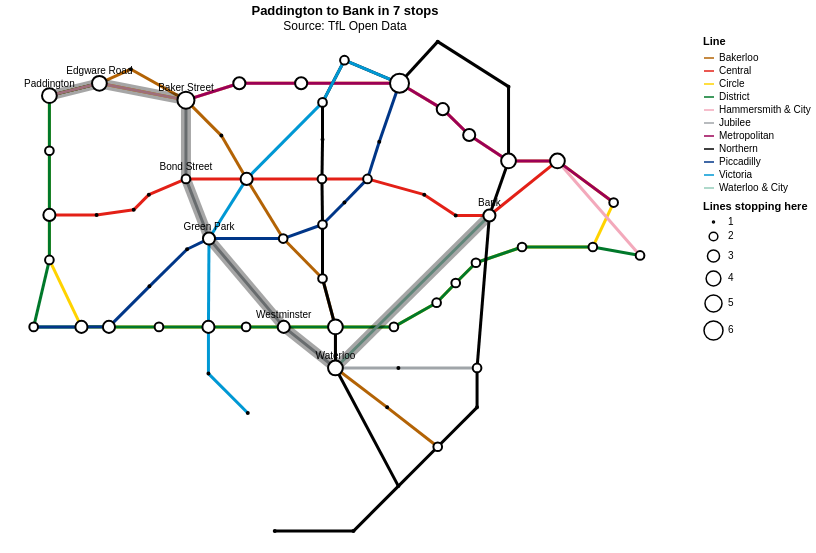

The notebook cell this image was saved under:
### Markdown cell above
**F2 (extension) · find the visitor's route with networkx** (tutorial §7a). networkx finds the route with the
fewest stops; Altair draws it on your map from C2. Fill in the two station names.

### Code cell
import networkx as nx

G = nx.from_pandas_edgelist(edges, 'source', 'target')      # the Tube as a graph
route = nx.shortest_path(G, 'Paddington', 'Bank')
print(len(route) - 1, 'stops:', ' → '.join(route))

legs = (pd.DataFrame({'source': route[:-1], 'target': route[1:]})
          .merge(stations, left_on='source', right_on='name')
          .merge(stations, left_on='target', right_on='name', suffixes=('', '2')))
path = alt.Chart(legs).mark_rule(strokeWidth=10, color='black', opacity=0.35).encode(**where, x2='x2:Q', y2='y2:Q')
stops = alt.Chart(stations[stations['name'].isin(route)]).mark_text(dy=-12, fontSize=10).encode(**where, text='name:N')

(rails + path + dots + stops).properties(width=680, height=512,
    title=alt.Title(f'Paddington to Bank in {len(route) - 1} stops', subtitle='Source: TfL Open Data')
).configure_view(stroke=None)

### Figure 1 — Vega-Lite specification as saved in the notebook (floating-point values rounded to 4 significant figures; data arrays with more than 128 entries replaced by an {"elided": "..."} marker saying what was removed)
{"config": {"view": {"continuousWidth": 300, "continuousHeight": 300, "stroke": null}}, "layer": [{"data": {"name": "data-30631b94736948ff8d3bd47f61b6dc03"}, "mark": {"type": "rule", "strokeWidth": 3}, "encoding": {"color": {"field": "line", "scale": {"domain": ["Bakerloo", "Central", "Circle", "District", "Hammersmith & City", "Jubilee", "Metropolitan", "Northern", "Piccadilly", "Victoria", "Waterloo & City"], "range": ["#B36305", "#E32017", "#FFD300", "#00782A", "#F3A9BB", "#A0A5A9", "#9B0056", "#000000", "#003688", "#0098D4", "#95CDBA"]}, "title": "Line", "type": "nominal"}, "x": {"axis": null, "field": "x", "scale": {"domain": [20, 1230]}, "type": "quantitative"}, "x2": {"field": "x2"}, "y": {"axis": null, "field": "y", "scale": {"domain": [100, 1010], "reverse": true}, "type": "quantitative"}, "y2": {"field": "y2"}}}, {"data": {"name": "data-45c4ff2ffa7f92281ec6693ef62bd4a9"}, "mark": {"type": "rule", "color": "black", "opacity": 0.35, "strokeWidth": 10}, "encoding": {"x": {"axis": null, "field": "x", "scale": {"domain": [20, 1230]}, "type": "quantitative"}, "x2": {"field": "x2"}, "y": {"axis": null, "field": "y", "scale": {"domain": [100, 1010], "reverse": true}, "type": "quantitative"}, "y2": {"field": "y2"}}}, {"data": {"name": "data-7fdbb3a5d95571bf14505b632b8f8b95"}, "mark": {"type": "circle", "color": "white", "opacity": 1, "stroke": "black"}, "encoding": {"size": {"field": "lines", "legend": {"values": [1, 2, 3, 4, 5, 6]}, "scale": {"domain": [1, 6]}, "title": "Lines stopping here", "type": "quantitative"}, "tooltip": [{"field": "name", "type": "nominal"}, {"field": "lines", "type": "quantitative"}], "x": {"axis": null, "field": "x", "scale": {"domain": [20, 1230]}, "type": "quantitative"}, "y": {"axis": null, "field": "y", "scale": {"domain": [100, 1010], "reverse": true}, "type": "quantitative"}}}, {"data": {"name": "data-52e5880d941897d32e715ee790ab8325"}, "mark": {"type": "text", "dy": -12, "fontSize": 10}, "encoding": {"text": {"field": "name", "type": "nominal"}, "x": {"axis": null, "field": "x", "scale": {"domain": [20, 1230]}, "type": "quantitative"}, "y": {"axis": null, "field": "y", "scale": {"domain": [100, 1010], "reverse": true}, "type": "quantitative"}}}], "height": 512, "title": {"text": "Paddington to Bank in 7 stops", "subtitle": "Source: TfL Open Data"}, "width": 680, "$schema": "https://vega.github.io/schema/vega-lite/v6.4.1.json", "datasets": {"data-30631b94736948ff8d3bd47f61b6dc03": {"elided": "130 records"}, "data-45c4ff2ffa7f92281ec6693ef62bd4a9": [{"source": "Paddington", "target": "Edgware Road", "name": "Paddington", "lon": -0.1783, "lat": 51.52, "zone": "1", "x": 99, "y": 206, "label": "Paddington", "label_x": 113, "label_y": 226, "align": "left", "name2": "Edgware Road", "lon2": -0.1678, "lat2": 51.52, "zone2": "1", "x2": 188, "y2": 184, "label2": "Edgware\nRoad", "label_x2": 202, "label_y2": 206, "align2": "left"}, {"source": "Edgware Road", "target": "Baker Street", "name": "Edgware Road", "lon": -0.1678, "lat": 51.52, "zone": "1", "x": 188, "y": 184, "label": "Edgware\nRoad", "label_x": 202, "label_y": 206, "align": "left", "name2": "Baker Street", "lon2": -0.1571, "lat2": 51.52, "zone2": "1", "x2": 342, "y2": 214, "label2": "Baker\nStreet", "label_x2": 372, "label_y2": 216, "align2": "left"}, {"source": "Baker Street", "target": "Bond Street", "name": "Baker Street", "lon": -0.1571, "lat": 51.52, "zone": "1", "x": 342, "y": 214, "label": "Baker\nStreet", "label_x": 372, "label_y": 216, "align": "left", "name2": "Bond Street", "lon2": -0.1497, "lat2": 51.51, "zone2": "1", "x2": 342, "y2": 354, "label2": "Bond Street", "label_x2": 326, "label_y2": 342, "align2": "right"}, {"source": "Bond Street", "target": "Green Park", "name": "Bond Street", "lon": -0.1497, "lat": 51.51, "zone": "1", "x": 342, "y": 354, "label": "Bond Street", "label_x": 326, "label_y": 342, "align": "right", "name2": "Green Park", "lon2": -0.1428, "lat2": 51.51, "zone2": "1", "x2": 383, "y2": 460, "label2": "Green Park", "label_x2": 397, "label_y2": 450, "align2": "left"}, {"source": "Green Park", "target": "Westminster", "name": "Green Park", "lon": -0.1428, "lat": 51.51, "zone": "1", "x": 383, "y": 460, "label": "Green Park", "label_x": 397, "label_y": 450, "align": "left", "name2": "Westminster", "lon2": -0.1249, "lat2": 51.5, "zone2": "1", "x2": 516, "y2": 617, "label2": "Westminster", "label_x2": 514, "label_y2": 649, "align2": "center"}, {"source": "Westminster", "target": "Waterloo", "name": "Westminster", "lon": -0.1249, "lat": 51.5, "zone": "1", "x": 516, "y": 617, "label": "Westminster", "label_x": 514, "label_y": 649, "align": "center", "name2": "Waterloo", "lon2": -0.1148, "lat2": 51.5, "zone2": "1", "x2": 608, "y2": 690, "label2": "Waterloo", "label_x2": 594, "label_y2": 708, "align2": "right"}, {"source": "Waterloo", "target": "Bank", "name": "Waterloo", "lon": -0.1148, "lat": 51.5, "zone": "1", "x": 608, "y": 690, "label": "Waterloo", "label_x": 594, "label_y": 708, "align": "right", "name2": "Bank", "lon2": -0.09005, "lat2": 51.51, "zone2": "1", "x2": 882, "y2": 419, "label2": "Bank", "label_x2": 896, "label_y2": 441, "align2": "left"}], "data-7fdbb3a5d95571bf14505b632b8f8b95": [{"name": "Aldgate", "lon": -0.07569, "lat": 51.51, "zone": "1", "x": 1103, "y": 396, "label": "Aldgate", "label_x": 1088, "label_y": 398, "align": "right", "lines": 2}, {"name": "Aldgate East", "lon": -0.07238, "lat": 51.52, "zone": "1", "x": 1150, "y": 490, "label": "Aldgate\nEast", "label_x": 1150, "label_y": 514, "align": "center", "lines": 2}, {"name": "Angel", "lon": -0.1064, "lat": 51.53, "zone": "1", "x": 790, "y": 110, "label": "Angel", "label_x": 804, "label_y": 114, "align": "left", "lines": 1}, {"name": "Baker Street", "lon": -0.1571, "lat": 51.52, "zone": "1", "x": 342, "y": 214, "label": "Baker\nStreet", "label_x": 372, "label_y": 216, "align": "left", "lines": 5}, {"name": "Bank", "lon": -0.09005, "lat": 51.51, "zone": "1", "x": 882, "y": 419, "label": "Bank", "label_x": 896, "label_y": 441, "align": "left", "lines": 3}, {"name": "Barbican", "lon": -0.09799, "lat": 51.52, "zone": "1", "x": 846, "y": 276, "label": "Barbican", "label_x": 861, "label_y": 272, "align": "left", "lines": 3}, {"name": "Battersea Power Station", "lon": -0.1421, "lat": 51.48, "zone": "1", "x": 500, "y": 980, "label": "Battersea\nPower Station", "label_x": 500, "label_y": 1004, "align": "center", "lines": 1}, {"name": "Bayswater", "lon": -0.1879, "lat": 51.51, "zone": "1", "x": 99, "y": 304, "label": "Bayswater", "label_x": 113, "label_y": 308, "align": "left", "lines": 2}, {"name": "Blackfriars", "lon": -0.1037, "lat": 51.51, "zone": "1", "x": 788, "y": 574, "label": "Blackfriars", "label_x": 773, "label_y": 572, "align": "right", "lines": 2}, {"name": "Bond Street", "lon": -0.1497, "lat": 51.51, "zone": "1", "x": 342, "y": 354, "label": "Bond Street", "label_x": 326, "label_y": 342, "align": "right", "lines": 2}, {"name": "Borough", "lon": -0.09337, "lat": 51.5, "zone": "1", "x": 860, "y": 760, "label": "Borough", "label_x": 874, "label_y": 764, "align": "left", "lines": 1}, {"name": "Cannon Street", "lon": -0.09043, "lat": 51.51, "zone": "1", "x": 858, "y": 503, "label": "Cannon Street", "label_x": 843, "label_y": 501, "align": "right", "lines": 2}, {"name": "Chancery Lane", "lon": -0.1116, "lat": 51.52, "zone": "1", "x": 766, "y": 382, "label": "Chancery Lane", "label_x": 781, "label_y": 380, "align": "left", "lines": 1}, {"name": "Charing Cross", "lon": -0.1273, "lat": 51.51, "zone": "1", "x": 585, "y": 531, "label": "Charing Cross", "label_x": 600, "label_y": 527, "align": "left", "lines": 2}, {"name": "Covent Garden", "lon": -0.1244, "lat": 51.51, "zone": "1", "x": 624, "y": 396, "label": "Covent Garden", "label_x": 639, "label_y": 394, "align": "left", "lines": 1}, {"name": "Earl's Court", "lon": -0.1934, "lat": 51.49, "zone": "1+2", "x": 71, "y": 617, "label": "Earl's\nCourt", "label_x": 69, "label_y": 649, "align": "center", "lines": 2}, {"name": "Edgware Road", "lon": -0.1678, "lat": 51.52, "zone": "1", "x": 188, "y": 184, "label": "Edgware\nRoad", "label_x": 202, "label_y": 206, "align": "left", "lines": 4}, {"name": "Elephant & Castle", "lon": -0.1006, "lat": 51.49, "zone": "1+2", "x": 790, "y": 830, "label": "Elephant\n& Castle", "label_x": 804, "label_y": 838, "align": "left", "lines": 2}, {"name": "Embankment", "lon": -0.1227, "lat": 51.51, "zone": "1", "x": 608, "y": 617, "label": "Embankment", "label_x": 596, "label_y": 601, "align": "right", "lines": 4}, {"name": "Euston", "lon": -0.1338, "lat": 51.53, "zone": "1", "x": 624, "y": 143, "label": "Euston", "label_x": 624, "label_y": 127, "align": "center", "lines": 2}, {"name": "Euston Square", "lon": -0.1358, "lat": 51.53, "zone": "1", "x": 547, "y": 184, "label": "Euston\nSquare", "label_x": 539, "label_y": 210, "align": "center", "lines": 3}, {"name": "Farringdon", "lon": -0.1049, "lat": 51.52, "zone": "1", "x": 799, "y": 230, "label": "Farringdon", "label_x": 814, "label_y": 226, "align": "left", "lines": 3}, {"name": "Gloucester Road", "lon": -0.1827, "lat": 51.49, "zone": "1", "x": 156, "y": 617, "label": "Gloucester\nRoad", "label_x": 148, "label_y": 581, "align": "center", "lines": 3}, {"name": "Goodge Street", "lon": -0.1344, "lat": 51.52, "zone": "1", "x": 585, "y": 284, "label": "Goodge\nStreet", "label_x": 599, "label_y": 284, "align": "left", "lines": 1}, {"name": "Great Portland Street", "lon": -0.1443, "lat": 51.52, "zone": "1", "x": 437, "y": 184, "label": "Great Portland\nStreet", "label_x": 437, "label_y": 154, "align": "center", "lines": 3}, {"name": "Green Park", "lon": -0.1428, "lat": 51.51, "zone": "1", "x": 383, "y": 460, "label": "Green Park", "label_x": 397, "label_y": 450, "align": "left", "lines": 3}, {"name": "High Street Kensington", "lon": -0.1928, "lat": 51.5, "zone": "1", "x": 99, "y": 498, "label": "High Street Kensington", "label_x": 113, "label_y": 502, "align": "left", "lines": 2}, {"name": "Holborn", "lon": -0.1205, "lat": 51.52, "zone": "1", "x": 665, "y": 354, "label": "Holborn", "label_x": 680, "label_y": 374, "align": "left", "lines": 2}, {"name": "Hyde Park Corner", "lon": -0.1524, "lat": 51.5, "zone": "1", "x": 344, "y": 479, "label": "Hyde Park Corner", "label_x": 330, "label_y": 475, "align": "right", "lines": 1}, {"name": "Kennington", "lon": -0.106, "lat": 51.49, "zone": "1+2", "x": 720, "y": 900, "label": "Kennington", "label_x": 734, "label_y": 906, "align": "left", "lines": 1}, {"name": "King's Cross St. Pancras", "lon": -0.1232, "lat": 51.53, "zone": "1", "x": 722, "y": 184, "label": "King's Cross\nSt. Pancras", "label_x": 762, "label_y": 160, "align": "left", "lines": 6}, {"name": "Knightsbridge", "lon": -0.1605, "lat": 51.5, "zone": "1", "x": 277, "y": 545, "label": "Knightsbridge", "label_x": 262, "label_y": 541, "align": "right", "lines": 1}, {"name": "Lambeth North", "lon": -0.1123, "lat": 51.5, "zone": "1", "x": 700, "y": 760, "label": "Lambeth\nNorth", "label_x": 714, "label_y": 754, "align": "left", "lines": 1}, {"name": "Lancaster Gate", "lon": -0.1755, "lat": 51.51, "zone": "1", "x": 249, "y": 409, "label": "Lancaster\nGate", "label_x": 263, "label_y": 423, "align": "left", "lines": 1}, {"name": "Leicester Square", "lon": -0.1284, "lat": 51.51, "zone": "1", "x": 585, "y": 435, "label": "Leicester Square", "label_x": 600, "label_y": 439, "align": "left", "lines": 2}, {"name": "Liverpool Street", "lon": -0.08318, "lat": 51.52, "zone": "1", "x": 1003, "y": 322, "label": "Liverpool St", "label_x": 1017, "label_y": 312, "align": "left", "lines": 4}, {"name": "London Bridge", "lon": -0.08887, "lat": 51.51, "zone": "1", "x": 860, "y": 690, "label": "London Bridge", "label_x": 874, "label_y": 694, "align": "left", "lines": 2}, {"name": "Mansion House", "lon": -0.09401, "lat": 51.51, "zone": "1", "x": 822, "y": 539, "label": "Mansion House", "label_x": 807, "label_y": 537, "align": "right", "lines": 2}, {"name": "Marble Arch", "lon": -0.159, "lat": 51.51, "zone": "1", "x": 276, "y": 382, "label": "Marble Arch", "label_x": 262, "label_y": 376, "align": "right", "lines": 1}, {"name": "Marylebone", "lon": -0.1632, "lat": 51.52, "zone": "1", "x": 244, "y": 159, "label": "Marylebone", "label_x": 244, "label_y": 145, "align": "center", "lines": 1}, {"name": "Monument", "lon": -0.08597, "lat": 51.51, "zone": "1", "x": 940, "y": 475, "label": "Monument", "label_x": 940, "label_y": 501, "align": "center", "lines": 2}, {"name": "Moorgate", "lon": -0.08832, "lat": 51.52, "zone": "1", "x": 916, "y": 322, "label": "Moorgate", "label_x": 904, "label_y": 344, "align": "right", "lines": 4}, {"name": "Nine Elms", "lon": -0.1285, "lat": 51.48, "zone": "1", "x": 640, "y": 980, "label": "Nine Elms", "label_x": 640, "label_y": 1004, "align": "center", "lines": 1}, {"name": "Notting Hill Gate", "lon": -0.1961, "lat": 51.51, "zone": "1+2", "x": 99, "y": 418, "label": "Notting\nHill Gate", "label_x": 113, "label_y": 394, "align": "left", "lines": 3}, {"name": "Old Street", "lon": -0.08777, "lat": 51.53, "zone": "1", "x": 916, "y": 190, "label": "Old Street", "label_x": 930, "label_y": 194, "align": "left", "lines": 1}, {"name": "Oxford Circus", "lon": -0.1419, "lat": 51.52, "zone": "1", "x": 450, "y": 354, "label": "Oxford\nCircus", "label_x": 434, "label_y": 324, "align": "right", "lines": 3}, {"name": "Paddington", "lon": -0.1783, "lat": 51.52, "zone": "1", "x": 99, "y": 206, "label": "Paddington", "label_x": 113, "label_y": 226, "align": "left", "lines": 4}, {"name": "Piccadilly Circus", "lon": -0.1338, "lat": 51.51, "zone": "1", "x": 515, "y": 460, "label": "Piccadilly\nCircus", "label_x": 509, "label_y": 484, "align": "center", "lines": 2}, {"name": "Pimlico", "lon": -0.1338, "lat": 51.49, "zone": "1", "x": 382, "y": 700, "label": "Pimlico", "label_x": 396, "label_y": 704, "align": "left", "lines": 1}, {"name": "Queensway", "lon": -0.1872, "lat": 51.51, "zone": "1", "x": 183, "y": 418, "label": "Queensway", "label_x": 179, "label_y": 440, "align": "center", "lines": 1}, {"name": "Regent's Park", "lon": -0.1464, "lat": 51.52, "zone": "1", "x": 405, "y": 277, "label": "Regent's Park", "label_x": 419, "label_y": 281, "align": "left", "lines": 1}, {"name": "Russell Square", "lon": -0.1243, "lat": 51.52, "zone": "1", "x": 686, "y": 288, "label": "Russell Square", "label_x": 700, "label_y": 292, "align": "left", "lines": 1}, {"name": "Sloane Square", "lon": -0.1564, "lat": 51.49, "zone": "1", "x": 294, "y": 617, "label": "Sloane\nSquare", "label_x": 292, "label_y": 649, "align": "center", "lines": 2}, {"name": "South Kensington", "lon": -0.1741, "lat": 51.49, "zone": "1", "x": 205, "y": 617, "label": "South\nKensington", "label_x": 203, "label_y": 649, "align": "center", "lines": 3}, {"name": "Southwark", "lon": -0.1053, "lat": 51.5, "zone": "1", "x": 720, "y": 690, "label": "Southwark", "label_x": 720, "label_y": 714, "align": "center", "lines": 1}, {"name": "St. James's Park", "lon": -0.1336, "lat": 51.5, "zone": "1", "x": 449, "y": 617, "label": "St. James's\nPark", "label_x": 445, "label_y": 583, "align": "center", "lines": 2}, {"name": "St. Paul's", "lon": -0.09757, "lat": 51.51, "zone": "1", "x": 822, "y": 419, "label": "St. Paul's", "label_x": 818, "label_y": 445, "align": "center", "lines": 1}, {"name": "Temple", "lon": -0.1143, "lat": 51.51, "zone": "1", "x": 712, "y": 617, "label": "Temple", "label_x": 710, "label_y": 649, "align": "center", "lines": 2}, {"name": "Tottenham Court Road", "lon": -0.1304, "lat": 51.52, "zone": "1", "x": 584, "y": 354, "label": "Tottenham\nCourt Road", "label_x": 570, "label_y": 372, "align": "right", "lines": 2}, {"name": "Tower Hill", "lon": -0.07655, "lat": 51.51, "zone": "1", "x": 1066, "y": 475, "label": "Tower Hill", "label_x": 1058, "label_y": 461, "align": "center", "lines": 2}, {"name": "Vauxhall", "lon": -0.1242, "lat": 51.49, "zone": "1+2", "x": 452, "y": 770, "label": "Vauxhall", "label_x": 466, "label_y": 774, "align": "left", "lines": 1}, {"name": "Victoria", "lon": -0.1431, "lat": 51.5, "zone": "1", "x": 382, "y": 617, "label": "Victoria", "label_x": 380, "label_y": 649, "align": "center", "lines": 3}, {"name": "Warren Street", "lon": -0.1383, "lat": 51.52, "zone": "1", "x": 585, "y": 218, "label": "Warren\nStreet", "label_x": 602, "label_y": 234, "align": "left", "lines": 2}, {"name": "Waterloo", "lon": -0.1148, "lat": 51.5, "zone": "1", "x": 608, "y": 690, "label": "Waterloo", "label_x": 594, "label_y": 708, "align": "right", "lines": 4}, {"name": "Westminster", "lon": -0.1249, "lat": 51.5, "zone": "1", "x": 516, "y": 617, "label": "Westminster", "label_x": 514, "label_y": 649, "align": "center", "lines": 3}], "data-52e5880d941897d32e715ee790ab8325": [{"name": "Baker Street", "lon": -0.1571, "lat": 51.52, "zone": "1", "x": 342, "y": 214, "label": "Baker\nStreet", "label_x": 372, "label_y": 216, "align": "left"}, {"name": "Bank", "lon": -0.09005, "lat": 51.51, "zone": "1", "x": 882, "y": 419, "label": "Bank", "label_x": 896, "label_y": 441, "align": "left"}, {"name": "Bond Street", "lon": -0.1497, "lat": 51.51, "zone": "1", "x": 342, "y": 354, "label": "Bond Street", "label_x": 326, "label_y": 342, "align": "right"}, {"name": "Edgware Road", "lon": -0.1678, "lat": 51.52, "zone": "1", "x": 188, "y": 184, "label": "Edgware\nRoad", "label_x": 202, "label_y": 206, "align": "left"}, {"name": "Green Park", "lon": -0.1428, "lat": 51.51, "zone": "1", "x": 383, "y": 460, "label": "Green Park", "label_x": 397, "label_y": 450, "align": "left"}, {"name": "Paddington", "lon": -0.1783, "lat": 51.52, "zone": "1", "x": 99, "y": 206, "label": "Paddington", "label_x": 113, "label_y": 226, "align": "left"}, {"name": "Waterloo", "lon": -0.1148, "lat": 51.5, "zone": "1", "x": 608, "y": 690, "label": "Waterloo", "label_x": 594, "label_y": 708, "align": "right"}, {"name": "Westminster", "lon": -0.1249, "lat": 51.5, "zone": "1", "x": 516, "y": 617, "label": "Westminster", "label_x": 514, "label_y": 649, "align": "center"}]}}
